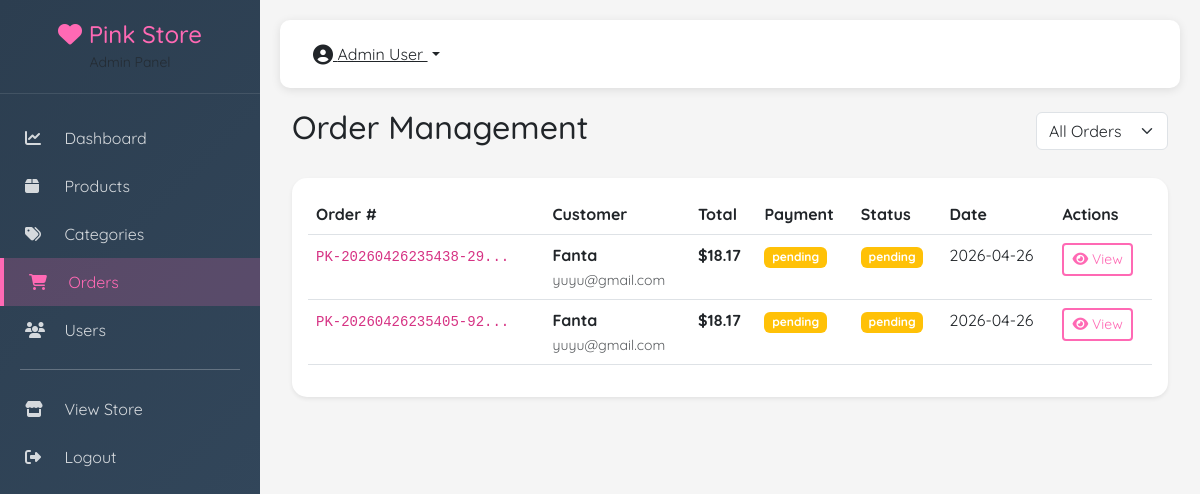
Page /admin/orders (signed in) on the committed database.
### models.py (models this page shows)
class User(UserMixin):
    pass

class Order:
    pass

### admin_routes.py (the view)
    @app.route('/admin/orders')
    @login_required
    def admin_orders():
        if not current_user.is_admin:
            return redirect(url_for('index'))
        status_filter = request.args.get('status', 'all')
        query = Order.query.order_by(Order.created_at.desc())
        if status_filter != 'all':
            query = query.filter_by(status=status_filter)
        orders = query.all()
        return render_template('admin/orders.html', orders=orders, status_filter=status_filter)

### templates/admin/orders.html (shortened to what this page needs)
{% extends 'admin/base_admin.html' %}
{% block admin_content %}
<div class="container-fluid">
    <div class="d-flex justify-content-between align-items-center mb-4">
        <h2>Order Management</h2>
        <div>
            <select id="statusFilter" class="form-select" style="width: auto;">
                <option value="all" {% if status_filter == 'all' %}selected{% endif %}>All Orders</option>
            </select>
        </div>
    </div>
    <div class="card border-0 shadow-sm">
        <div class="card-body">
            <div class="table-responsive">
                <table class="table table-hover">
                    <thead>
                        <tr>
                            <th>Order #</th>
                            <th>Customer</th>
                            <th>Total</th>
                            <th>Payment</th>
                            <th>Status</th>
                            <th>Date</th>
                            <th>Actions</th>
                        </tr>
                    </thead>
                    <tbody>
                        {% for order in orders %}
                        <tr>
                            <td><code>{{ order.order_number[:20] }}...</code></td>
                            <td>
                                <strong>{{ order.customer_name }}</strong><br>
                                <small class="text-muted">{{ order.customer_email }}</small>
                            </td>
                            <td class="text-pink fw-bold">${{ "%.2f"|format(order.grand_total) }}</td>
                            <td>
                                <span class="badge {% if order.payment_status == 'paid' %}bg-success{% else %}bg-warning{% endif %}">
                                    {{ order.payment_status }}
                                </span>
                            </td>
                            <td>
                                <span class="badge {% if order.status == 'completed' %}bg-success{% elif order.status == 'processing' %}bg-info{% elif order.status == 'cancelled' %}bg-danger{% else %}bg-warning{% endif %}">
                                    {{ order.status }}
                                </span>
                            </td>
                            <td>{{ order.created_at.strftime('%Y-%m-%d') }}</td>
                            <td>
                                <a href="{{ url_for('admin_order_detail', order_id=order.id) }}" class="btn btn-sm btn-outline-pink">
                                    <i class="fas fa-eye"></i> View
                                </a>
                            </td>
                        </tr>
                        {% endfor %}
                    </tbody>
                </table>
            </div>
        </div>
    </div>
</div>
{% endblock %}

### templates/admin/base_admin.html (shortened to what this page needs)
<!DOCTYPE html>
<html lang="en">
<head>
    <link href="https://cdn.jsdelivr.net/npm/bootstrap@5.3.0/dist/css/bootstrap.min.css" rel="stylesheet">
    <link rel="stylesheet" href="https://cdnjs.cloudflare.com/ajax/libs/font-awesome/6.4.0/css/all.min.css">
</head>
<body>
    <div class="admin-sidebar" id="sidebar">
        <div class="sidebar-header">
            <h4><i class="fas fa-heart"></i> Pink Store</h4>
            <small class="text-muted">Admin Panel</small>
        </div>
        <div class="sidebar-menu">
            <a href="{{ url_for('admin_dashboard') }}" class="menu-item {% if request.endpoint == 'admin_dashboard' %}active{% endif %}">
                <i class="fas fa-chart-line"></i> Dashboard
            </a>
            <a href="{{ url_for('admin_products') }}" class="menu-item {% if request.endpoint in ['admin_products', 'admin_product_create', 'admin_product_edit'] %}active{% endif %}">
                <i class="fas fa-box"></i> Products
            </a>
            <a href="{{ url_for('admin_categories') }}" class="menu-item {% if request.endpoint in ['admin_categories'] %}active{% endif %}">
                <i class="fas fa-tags"></i> Categories
            </a>
            <a href="{{ url_for('admin_orders') }}" class="menu-item {% if request.endpoint in ['admin_orders', 'admin_order_detail'] %}active{% endif %}">
                <i class="fas fa-shopping-cart"></i> Orders
            </a>
            <a href="{{ url_for('admin_users') }}" class="menu-item {% if request.endpoint == 'admin_users' %}active{% endif %}">
                <i class="fas fa-users"></i> Users
            </a>
            <hr style="margin: 15px 20px; background: rgba(255,255,255,0.1);">
            <a href="{{ url_for('index') }}" class="menu-item">
                <i class="fas fa-store"></i> View Store
            </a>
            <a href="{{ url_for('admin_logout') }}" class="menu-item">
                <i class="fas fa-sign-out-alt"></i> Logout
            </a>
        </div>
    </div>
    <div class="admin-content">
        <div class="admin-navbar d-flex justify-content-between align-items-center">
            <div class="d-flex align-items-center">
                <div class="dropdown">
                    <button class="btn btn-link text-dark dropdown-toggle" data-bs-toggle="dropdown">
                        <i class="fas fa-user-circle fa-lg"></i> {{ current_user.full_name }}
                    </button>
                </div>
            </div>
        </div>
        {% block admin_content %}{% endblock %}
    </div>
</body>
</html>

### templates/admin/base_admin.html (style rules this page uses)
:root { --primary-pink: #ff69b4; --dark-pink: #ff1493; --light-pink: #ffb6c1; --soft-pink: #fff0f5; }
* { margin: 0; padding: 0; box-sizing: border-box; }
body { font-family: 'Quicksand', sans-serif; background: #f5f5f5; }
.admin-sidebar { background: linear-gradient(135deg, #2c3e50, #34495e); min-height: 100vh; color: white; position: fixed; left: 0; top: 0; width: 260px; transition: all 0.3s ease; }
.sidebar-header { padding: 20px; text-align: center; border-bottom: 1px solid rgba(255,255,255,0.1); }
.sidebar-header h4 { margin: 0; color: var(--primary-pink); }
.sidebar-menu { padding: 20px 0; }
.sidebar-menu .menu-item { padding: 12px 25px; color: rgba(255,255,255,0.8); display: block; transition: all 0.3s ease; text-decoration: none; }
.sidebar-menu .menu-item:hover, .sidebar-menu .menu-item.active { background: rgba(255,105,180,0.2); color: var(--primary-pink); border-left: 4px solid var(--primary-pink); }
.sidebar-menu .menu-item i { width: 25px; margin-right: 10px; }
.admin-content { margin-left: 260px; padding: 20px; min-height: 100vh; }
.admin-navbar { background: white; box-shadow: 0 2px 10px rgba(0,0,0,0.1); padding: 15px 20px; margin-bottom: 20px; border-radius: 10px; }
.btn-outline-pink { border: 2px solid var(--primary-pink); color: var(--primary-pink); }
.card { border: none; border-radius: 15px; }

### rows in the picture
User: full_name "Admin User"
Order: order_number "PK-20260426235438-29", customer_name "Fanta", customer_email "yuyu@gmail.com", grand_total "18.17", payment_status "pending", status "pending", created_at "2026-04-26"
Order: order_number "PK-20260426235405-92", customer_name "Fanta", customer_email "yuyu@gmail.com", grand_total "18.17", payment_status "pending", status "pending", created_at "2026-04-26"
